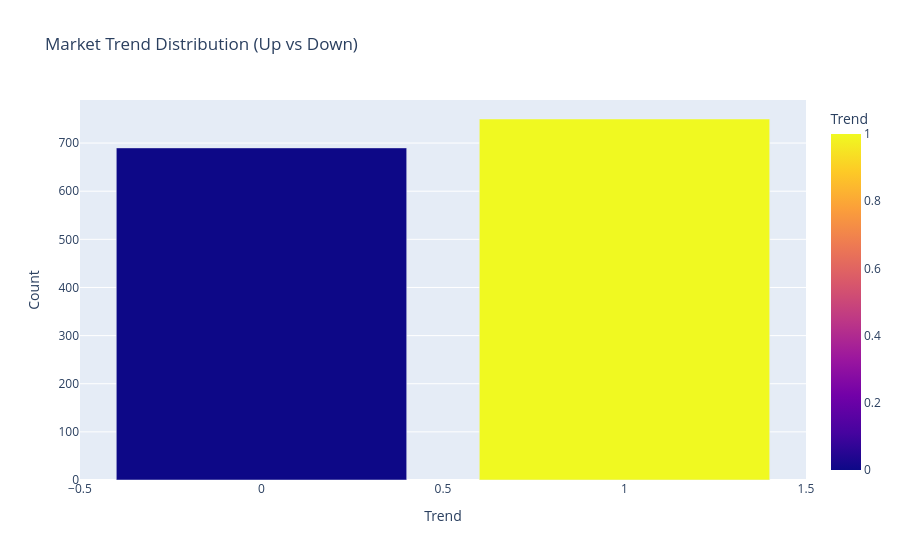

Source (notebook cell):
### Code cell
import plotly.express as px

fig = px.bar(
    trend_counts,
    x='Trend',
    y='Count',
    color='Trend',
    title="Market Trend Distribution (Up vs Down)"
)

fig.show()

### Figure 1 — Plotly figure (JSON) as saved in the notebook; plotly's stock layout.template omitted (floating-point values rounded to 4 significant figures)
{"data": [{"alignmentgroup": "True", "hovertemplate": "Trend=%{marker.color}<br>Count=%{y}<extra></extra>", "legendgroup": "", "marker": {"color": [1, 0], "coloraxis": "coloraxis", "pattern": {"shape": ""}}, "name": "", "offsetgroup": "", "orientation": "v", "showlegend": false, "textposition": "auto", "type": "bar", "x": [1, 0], "xaxis": "x", "y": [750, 690], "yaxis": "y"}], "layout": {"barmode": "relative", "coloraxis": {"colorbar": {"title": {"text": "Trend"}}, "colorscale": [[0, "#0d0887"], [0.1111, "#46039f"], [0.2222, "#7201a8"], [0.3333, "#9c179e"], [0.4444, "#bd3786"], [0.5556, "#d8576b"], [0.6667, "#ed7953"], [0.7778, "#fb9f3a"], [0.8889, "#fdca26"], [1, "#f0f921"]]}, "legend": {"tracegroupgap": 0}, "title": {"text": "Market Trend Distribution (Up vs Down)"}, "xaxis": {"anchor": "y", "domain": [0, 1], "title": {"text": "Trend"}}, "yaxis": {"anchor": "x", "domain": [0, 1], "title": {"text": "Count"}}}}
